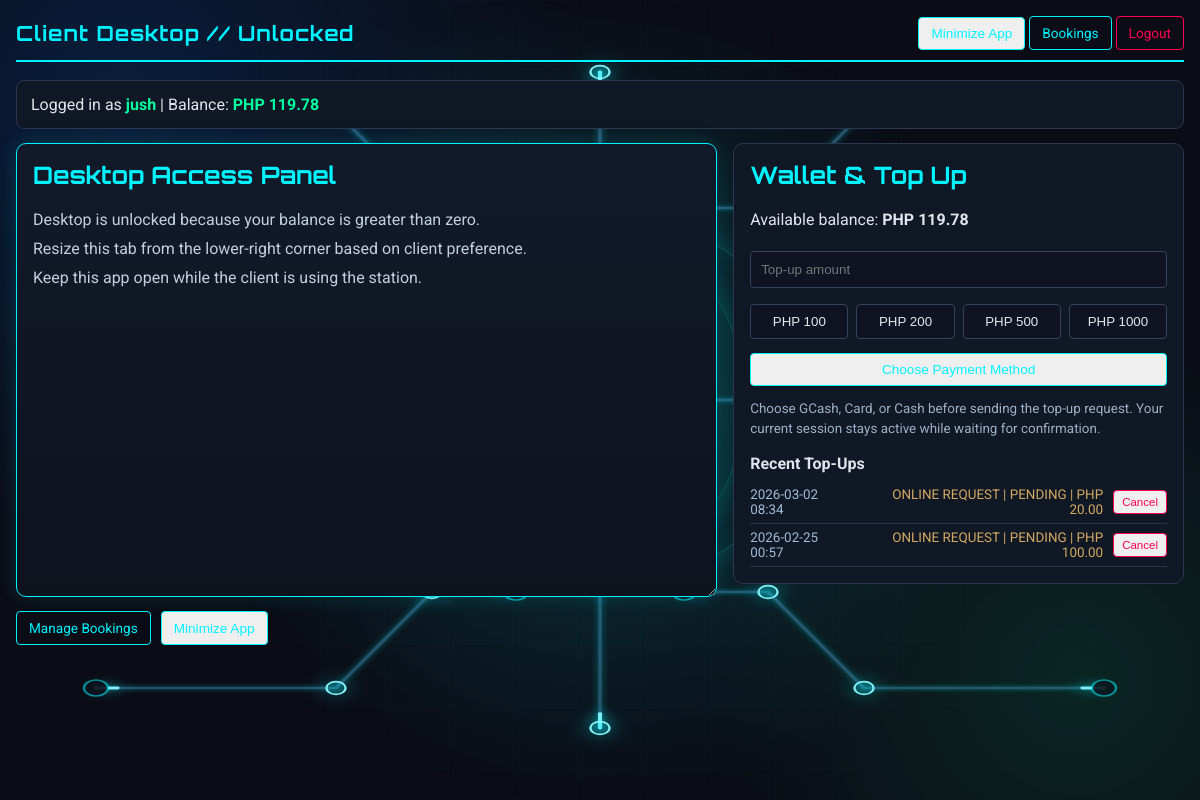
/client/desktop (signed in), run on an earlier commit of the app's database.
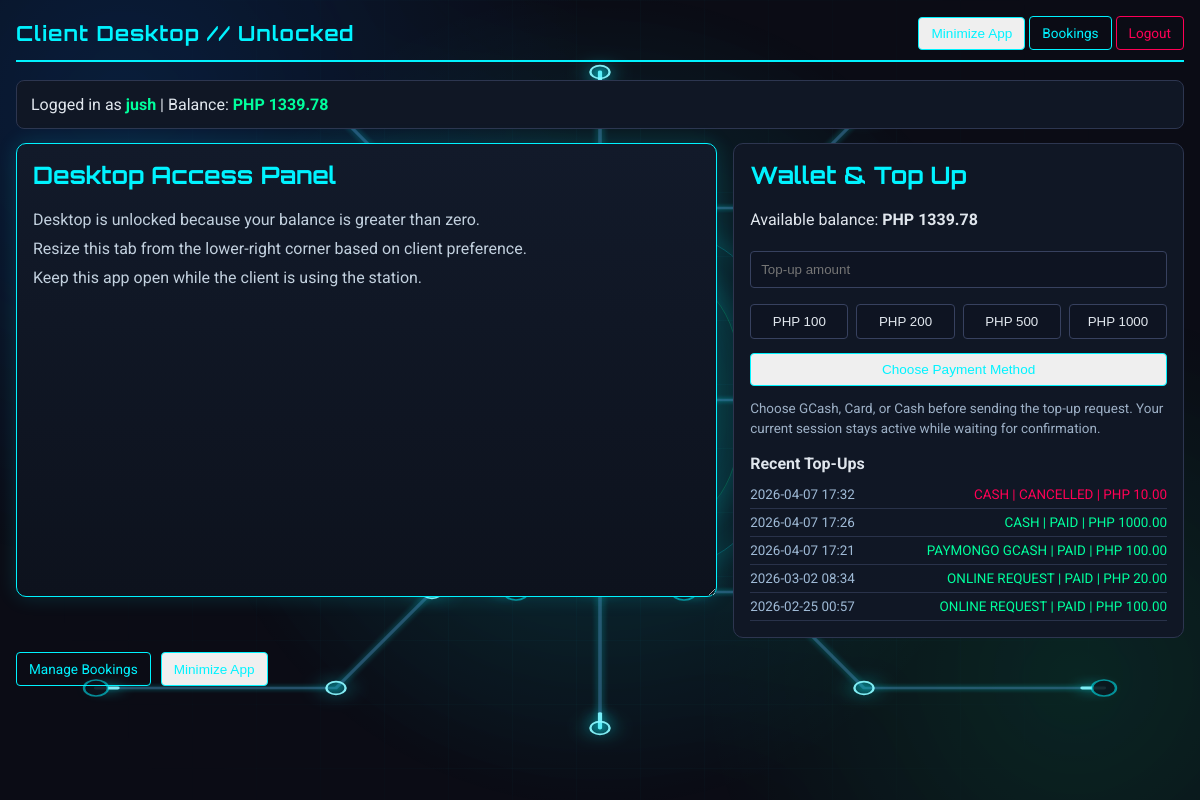
And on a later commit of the database.
### app.py (models this page shows, shortened)
class User(UserMixin, db.Model):
    id = db.Column(db.Integer, primary_key=True)
    username = db.Column(db.String(80), unique=True, nullable=False)
    password_hash = db.Column(db.String(120), nullable=False)
    pondo = db.Column(db.Float, default=0.0)
    is_admin = db.Column(db.Boolean, default=False)

class PaymentTransaction(db.Model):
    id = db.Column(db.Integer, primary_key=True)
    user_id = db.Column(db.Integer, db.ForeignKey('user.id'), nullable=False)
    provider = db.Column(db.String(32), nullable=False, default="online_request")
    external_id = db.Column(db.String(128), unique=True, nullable=False)
    amount = db.Column(db.Float, nullable=False)
    currency = db.Column(db.String(8), nullable=False, default="php")
    status = db.Column(db.String(32), nullable=False, default="pending")
    created_at = db.Column(db.DateTime, default=datetime.now)
    credited_at = db.Column(db.DateTime, nullable=True)

### app.py (the view)
@app.route('/client/desktop')
@login_required
def client_desktop():
    if current_user.is_admin:
        return redirect(url_for('index'))
    if not user_has_positive_balance(current_user):
        flash('Insufficient balance. Please reserve first or top up.', 'error')
        return redirect(url_for('client_bookings'))
    active_session = Session.query.filter_by(user_id=current_user.id, end_time=None).order_by(Session.start_time.desc()).first()
    recent_payments = get_recent_payment_requests(current_user.id)
    return render_template(
        'client_desktop.html',
        active_session=active_session,
        recent_payments=recent_payments,
        kiosk_mode=is_kiosk_mode_enabled()
    )

### app.py (called while the page is built, shortened)
@login_manager.user_loader
def load_user(user_id):
    return db.session.get(User, int(user_id))

def get_recent_payment_requests(user_id, limit=5):
    try:
        max_rows = max(1, int(limit))
    except Exception:
        max_rows = 5
    return PaymentTransaction.query.filter_by(user_id=user_id).order_by(PaymentTransaction.created_at.desc()).limit(max_rows).all()

def is_kiosk_mode_enabled():
    return str(os.getenv("PYPONDO_KIOSK_MODE", "0")).strip().lower() in {"1", "true", "yes"}

def user_has_positive_balance(user):
    try:
        return float(getattr(user, "pondo", 0.0)) > 0.0
    except Exception:
        return False

@app.before_request
def bootstrap_schema():
    if not getattr(app, "_schema_ready", False):
        db.create_all()
        ensure_pc_lan_ip_column()
        ensure_booking_date_column()
        ensure_session_last_charged_at_column()
        app._schema_ready = True

def start_periodic_billing():
    global _billing_thread_started
    if _billing_thread_started:
        return

@app.before_request
def ensure_billing_started():
    start_periodic_billing()

### templates/client_desktop.html (shortened to what this page needs)
<!DOCTYPE html>
<html lang="en">
<head>
</head>
<body>
    {% include '_animated_background.html' %}
    <div class="top">
        <h1>Client Desktop // Unlocked</h1>
        <div>
            <button type="button" class="btn" onclick="minimizeClientApp()">Minimize App</button>
            <a class="btn" href="{{ url_for('client_bookings') }}">Bookings</a>
            <a class="btn warn" href="{{ url_for('logout') }}">Logout</a>
        </div>
    </div>
    <div class="status">
        Logged in as <strong>{{ current_user.username }}</strong> |
        Balance: <strong>PHP {{ "%.2f"|format(current_user.pondo) }}</strong>
    </div>
    <div class="grid">
        <div class="desktop-tab">
            <h2>Desktop Access Panel</h2>
            <p>Desktop is unlocked because your balance is greater than zero.</p>
            <p>Resize this tab from the lower-right corner based on client preference.</p>
            <p>Keep this app open while the client is using the station.</p>
        </div>
        <div class="card">
            <h2 style="margin-top:0; font-family: 'Orbitron', sans-serif; color: var(--line);">Wallet &amp; Top Up</h2>
            <p>
                Available balance:
                <strong>PHP {{ "%.2f"|format(current_user.pondo) }}</strong>
            </p>
            <form action="{{ url_for('topup_online') }}" method="POST">
                <input id="topupAmount" type="number" name="amount" min="1" max="10000" step="0.01" placeholder="Top-up amount" required style="width:100%; box-sizing:border-box; margin: 6px 0; padding: 10px; border-radius: 4px; border: 1px solid #37415f; background: #0e1422; color: #fff;">
                <div class="quick-amounts">
                    <button type="button" onclick="setTopup(100)">PHP 100</button>
                    <button type="button" onclick="setTopup(200)">PHP 200</button>
                    <button type="button" onclick="setTopup(500)">PHP 500</button>
                    <button type="button" onclick="setTopup(1000)">PHP 1000</button>
                </div>
                <button type="submit" class="btn" style="width:100%; margin-top:10px;">Choose Payment Method</button>
            </form>
            <p class="subtle">Choose GCash, Card, or Cash before sending the top-up request. Your current session stays active while waiting for confirmation.</p>
            <div style="margin-top: 16px;">
                <h2 style="margin-bottom: 8px; font-size: 1rem;">Recent Top-Ups</h2>
                {% if recent_payments %}
                    {% for tx in recent_payments %}
                        <div class="history-row">
                            <div class="history-main">
                                <span style="color:#9fbad6;">{{ tx.created_at.strftime('%Y-%m-%d %H:%M') }}</span>
                                <span style="color: {{ 'var(--ok)' if tx.status == 'paid' else ('var(--warn)' if tx.status == 'cancelled' else '#d3a961') }};">
                                    {{ tx.provider.replace('_', ' ')|upper }} | {{ tx.status|upper }} | PHP {{ "%.2f"|format(tx.amount) }}
                                </span>
                            </div>
                            {% if tx.status in ['pending', 'pending_confirmation', 'awaiting_cash'] %}
                            <div class="history-action">
                                <form action="{{ url_for('client_cancel_payment', payment_id=tx.id) }}" method="POST">
                                    <button type="submit" class="btn history-cancel">Cancel</button>
                                </form>
                            </div>
                            {% endif %}
                        </div>
                    {% endfor %}
                {% else %}
                    <div class="subtle">No top-up transactions yet.</div>
                {% endif %}
            </div>
        </div>
    </div>
    <div class="actions">
        <a class="btn" href="{{ url_for('client_bookings') }}">Manage Bookings</a>
        <button type="button" class="btn" onclick="minimizeClientApp()">Minimize App</button>
    </div>
</body>
</html>

### templates/_animated_background.html (shortened to what this page needs)
<div class="cyber-bg" aria-hidden="true">
    <div class="cyber-grid"></div>
    <div class="cyber-core">
        <div class="cyber-core-ring"></div>
        <div class="cyber-core-shell"></div>
        <img class="cyber-core-icon" src="/app-icon.png" alt="">
        <div class="cyber-sparks">
            <span></span>
            <span></span>
            <span></span>
            <span></span>
        </div>
    </div>
</div>

### templates/client_desktop.html (style rules this page uses)
:root { --bg: #0b0c15; --card: #151922; --line: #00f3ff; --ok: #00ff9d; --warn: #ff0055; --text: #e0e6ed; }
body { margin: 0; background: var(--bg); color: var(--text); font-family: 'Roboto', sans-serif; padding: 16px; }
.top { display: flex; justify-content: space-between; align-items: center; border-bottom: 2px solid var(--line); padding-bottom: 10px; margin-bottom: 18px; }
.top h1 { margin: 0; font-family: 'Orbitron', sans-serif; font-size: 1.3rem; color: var(--line); letter-spacing: 1px; }
.btn { display: inline-block; text-decoration: none; border: 1px solid var(--line); color: var(--line); padding: 8px 12px; border-radius: 4px; font-size: 0.85rem; }
.warn { border-color: var(--warn); color: var(--warn); }
.status { margin-bottom: 14px; padding: 14px; border: 1px solid #2d3650; border-radius: 8px; background: #101725; }
.status strong { color: var(--ok); }
.grid { display: grid; grid-template-columns: minmax(320px, 1.4fr) minmax(280px, 0.9fr); gap: 16px; align-items: start; }
.card { border: 1px solid #2d3650; border-radius: 10px; background: #101725; padding: 16px; }
.desktop-tab { width: auto; height: 420px; min-height: 240px; resize: both; overflow: auto; border: 1px solid var(--line); border-radius: 10px; background: linear-gradient(180deg, #121a2a, #0d121d); box-shadow: 0 0 20px rgba(0, 243, 255, 0.15); padding: 16px; }
.desktop-tab h2 { margin-top: 0; font-family: 'Orbitron', sans-serif; color: var(--line); }
.desktop-tab p { margin: 0 0 10px; color: #c2d0de; }
.actions { margin-top: 14px; display: flex; gap: 10px; flex-wrap: wrap; }
.quick-amounts { display: flex; gap: 8px; flex-wrap: wrap; margin: 10px 0 4px; }
.quick-amounts button { flex: 1 1 90px; border: 1px solid #37415f; background: #0e1422; color: var(--text); padding: 9px 10px; border-radius: 4px; cursor: pointer; }
.subtle { color: #9db0c6; font-size: 0.84rem; line-height: 1.45; }
.history-row { display: flex; justify-content: space-between; align-items: center; gap: 10px; padding: 6px 0; border-bottom: 1px solid #29324a; font-size: 0.84rem; }
.history-main { display: flex; justify-content: space-between; align-items: center; gap: 10px; flex: 1; min-width: 0; }
.history-main span:last-child { text-align: right; }

What changed in the data, as far as the page shows it:
changed User "jush": pondo "119.78" → "1339.78"
added PaymentTransaction: created_at "2026-04-07 17:32", provider.replace "CASH", status "CANCELLED", amount "10.00"
added PaymentTransaction: created_at "2026-04-07 17:26", provider.replace "CASH", status "PAID", amount "1000.00"
added PaymentTransaction: created_at "2026-04-07 17:21", provider.replace "PAYMONGO GCASH", status "PAID", amount "100.00"
changed PaymentTransaction (number 4 of 5 on the later page): status "PENDING" → "PAID"; no longer shows "Cancel"
changed PaymentTransaction (number 5 of 5 on the later page): status "PENDING" → "PAID"; no longer shows "Cancel"
